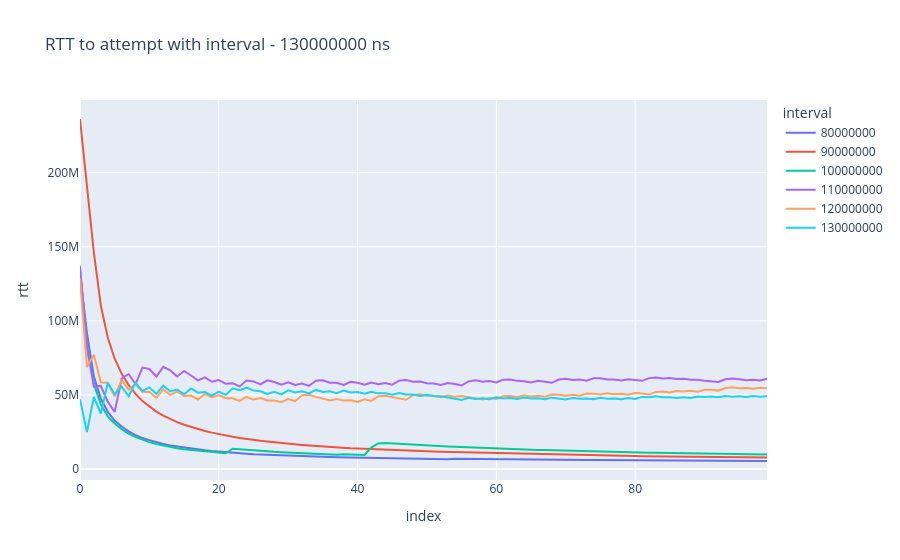

Here is the notebook cell this chart was saved with:
### Markdown cell above
## График среднего значения RTT на всех попытках до

### Code cell
dfs = []
for interval in intervals:
    df = pd.read_csv(f"./data/{interval}ns.csv")
    df['rtt'] = np.cumsum(df['rtt']) / (1 + np.arange(ATTEMPTS))
    dfs.append(df)

df = pd.concat(dfs)
fig = px.line(
    df,
    x=df.index,
    y="rtt",
    color="interval",
    title=f"RTT to attempt with interval - {interval} ns")
fig.write_image("images/rtt_to_attempt_average_cumulative.png", width=900, height=600)
fig.show()
